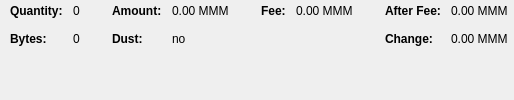
                                            <widget class="QWidget" name="widgetCoinControl" native="true">
                                                <property name="sizePolicy">
                                                    <sizepolicy hsizetype="Preferred" vsizetype="Preferred">
                                                        <horstretch>0</horstretch>
                                                        <verstretch>0</verstretch>
                                                    </sizepolicy>
                                                </property>
                                                <property name="minimumSize">
                                                    <size>
                                                        <width>0</width>
                                                        <height>0</height>
                                                    </size>
                                                </property>
                                                <property name="styleSheet">
                                                    <string notr="true"/>
                                                </property>
                                                <layout class="QHBoxLayout" name="horizontalLayoutCoinControl5">
                                                    <property name="leftMargin">
                                                        <number>0</number>
                                                    </property>
                                                    <property name="topMargin">
                                                        <number>0</number>
                                                    </property>
                                                    <property name="rightMargin">
                                                        <number>0</number>
                                                    </property>
                                                    <property name="bottomMargin">
                                                        <number>0</number>
                                                    </property>
                                                    <item>
                                                        <layout class="QHBoxLayout" name="horizontalLayoutCoinControl3" stretch="0,0,0,1">
                                                            <property name="spacing">
                                                                <number>20</number>
                                                            </property>
                                                            <property name="topMargin">
                                                                <number>0</number>
                                                            </property>
                                                            <property name="bottomMargin">
                                                                <number>10</number>
                                                            </property>
                                                            <item>
                                                                <layout class="QFormLayout" name="formLayoutCoinControl1">
                                                                    <property name="horizontalSpacing">
                                                                        <number>10</number>
                                                                    </property>
                                                                    <property name="verticalSpacing">
                                                                        <number>14</number>
                                                                    </property>
                                                                    <property name="leftMargin">
                                                                        <number>10</number>
                                                                    </property>
                                                                    <property name="topMargin">
                                                                        <number>4</number>
                                                                    </property>
                                                                    <property name="rightMargin">
                                                                        <number>6</number>
                                                                    </property>
                                                                    <item row="0" column="0">
                                                                        <widget class="QLabel" name="labelCoinControlQuantityText">
                                                                            <property name="font">
                                                                                <font>
                                                                                    <weight>75</weight>
                                                                                    <bold>true</bold>
                                                                                </font>
                                                                            </property>
                                                                            <property name="text">
                                                                                <string>Quantity:</string>
                                                                            </property>
                                                                            <property name="margin">
                                                                                <number>0</number>
                                                                            </property>
                                                                        </widget>
                                                                    </item>
                                                                    <item row="0" column="1">
                                                                        <widget class="QLabel" name="labelCoinControlQuantity">
                                                                            <property name="cursor">
                                                                                <cursorShape>IBeamCursor</cursorShape>
                                                                            </property>
                                                                            <property name="contextMenuPolicy">
                                                                                <enum>Qt::ActionsContextMenu</enum>
                                                                            </property>
                                                                            <property name="text">
                                                                                <string notr="true">0</string>
                                                                            </property>
                                                                            <property name="margin">
                                                                                <number>0</number>
                                                                            </property>
                                                                            <property name="textInteractionFlags">
                                                                                <set>Qt::LinksAccessibleByMouse|Qt::TextSelectableByKeyboard|Qt::TextSelectableByMouse</set>
                                                                            </property>
                                                                        </widget>
                                                                    </item>
                                                                    <item row="1" column="0">
                                                                        <widget class="QLabel" name="labelCoinControlBytesText">
                                                                            <property name="font">
                                                                                <font>
                                                                                    <weight>75</weight>
                                                                                    <bold>true</bold>
                                                                                </font>
                                                                            </property>
                                                                            <property name="text">
                                                                                <string>Bytes:</string>
                                                                            </property>
                                                                        </widget>
                                                                    </item>
                                                                    <item row="1" column="1">
                                                                        <widget class="QLabel" name="labelCoinControlBytes">
                                                                            <property name="cursor">
                                                                                <cursorShape>IBeamCursor</cursorShape>
                                                                            </property>
                                                                            <property name="contextMenuPolicy">
                                                                                <enum>Qt::ActionsContextMenu</enum>
                                                                            </property>
                                                                            <property name="text">
                                                                                <string notr="true">0</string>
                                                                            </property>
                                                                            <property name="textInteractionFlags">
                                                                                <set>Qt::LinksAccessibleByMouse|Qt::TextSelectableByKeyboard|Qt::TextSelectableByMouse</set>
                                                                            </property>
                                                                        </widget>
                                                                    </item>
                                                                </layout>
                                                            </item>
                                                            <item>
                                                                <layout class="QFormLayout" name="formLayoutCoinControl2">
                                                                    <property name="horizontalSpacing">
                                                                        <number>10</number>
                                                                    </property>
                                                                    <property name="verticalSpacing">
                                                                        <number>14</number>
                                                                    </property>
                                                                    <property name="leftMargin">
                                                                        <number>6</number>
                                                                    </property>
                                                                    <property name="topMargin">
                                                                        <number>4</number>
                                                                    </property>
                                                                    <property name="rightMargin">
                                                                        <number>6</number>
                                                                    </property>
                                                                    <item row="0" column="0">
                                                                        <widget class="QLabel" name="labelCoinControlAmountText">
                                                                            <property name="font">
                                                                                <font>
                                                                                    <weight>75</weight>
                                                                                    <bold>true</bold>
                                                                                </font>
                                                                            </property>
                                                                            <property name="text">
                                                                                <string>Amount:</string>
                                                                            </property>
                                                                            <property name="margin">
                                                                                <number>0</number>
                                                                            </property>
                                                                        </widget>
                                                                    </item>
                                                                    <item row="0" column="1">
                                                                        <widget class="QLabel" name="labelCoinControlAmount">
                                                                            <property name="cursor">
                                                                                <cursorShape>IBeamCursor</cursorShape>
                                                                            </property>
                                                                            <property name="contextMenuPolicy">
                                                                                <enum>Qt::ActionsContextMenu</enum>
                                                                            </property>
                                                                            <property name="text">
                                                                                <string notr="true">0.00 MMM</string>
                                                                            </property>
                                                                            <property name="textInteractionFlags">
                                                                                <set>Qt::LinksAccessibleByMouse|Qt::TextSelectableByKeyboard|Qt::TextSelectableByMouse</set>
                                                                            </property>
                                                                        </widget>
                                                                    </item>
                                                                    <item row="1" column="0">
                                                                        <widget class="QLabel" name="labelCoinControlLowOutputText">
                                                                            <property name="font">
                                                                                <font>
                                                                                    <weight>75</weight>
                                                                                    <bold>true</bold>
                                                                                </font>
                                                                            </property>
                                                                            <property name="text">
                                                                                <string>Dust:</string>
                                                                            </property>
                                                                        </widget>
                                                                    </item>
                                                                    <item row="1" column="1">
                                                                        <widget class="QLabel" name="labelCoinControlLowOutput">
                                                                            <property name="cursor">
                                                                                <cursorShape>IBeamCursor</cursorShape>
                                                                            </property>
                                                                            <property name="contextMenuPolicy">
                                                                                <enum>Qt::ActionsContextMenu</enum>
                                                                            </property>
                                                                            <property name="text">
                                                                                <string notr="true">no</string>
                                                                            </property>
                                                                            <property name="textInteractionFlags">
                                                                                <set>Qt::LinksAccessibleByMouse|Qt::TextSelectableByKeyboard|Qt::TextSelectableByMouse</set>
                                                                            </property>
                                                                        </widget>
                                                                    </item>
                                                                </layout>
                                                            </item>
                                                            <item>
                                                                <layout class="QFormLayout" name="formLayoutCoinControl3">
                                                                    <property name="horizontalSpacing">
                                                                        <number>10</number>
                                                                    </property>
                                                                    <property name="verticalSpacing">
                                                                        <number>14</number>
                                                                    </property>
                                                                    <property name="leftMargin">
                                                                        <number>6</number>
                                                                    </property>
                                                                    <property name="topMargin">
                                                                        <number>4</number>
                                                                    </property>
                                                                    <property name="rightMargin">
                                                                        <number>6</number>
                                                                    </property>
                                                                    <item row="0" column="0">
                                                                        <widget class="QLabel" name="labelCoinControlFeeText">
                                                                            <property name="font">
                                                                                <font>
                                                                                    <weight>75</weight>
                                                                                    <bold>true</bold>
                                                                                </font>
                                                                            </property>
                                                                            <property name="text">
                                                                                <string>Fee:</string>
                                                                            </property>
                                                                            <property name="margin">
                                                                                <number>0</number>
                                                                            </property>
                                                                        </widget>
                                                                    </item>
                                                                    <item row="0" column="1">
                                                                        <widget class="QLabel" name="labelCoinControlFee">
                                                                            <property name="cursor">
                                                                                <cursorShape>IBeamCursor</cursorShape>
                                                                            </property>
                                                                            <property name="contextMenuPolicy">
                                                                                <enum>Qt::ActionsContextMenu</enum>
                                                                            </property>
                                                                            <property name="text">
                                                                                <string notr="true">0.00 MMM</string>
                                                                            </property>
                                                                            <property name="textInteractionFlags">
                                                                                <set>Qt::LinksAccessibleByMouse|Qt::TextSelectableByKeyboard|Qt::TextSelectableByMouse</set>
                                                                            </property>
                                                                        </widget>
                                                                    </item>
                                                                </layout>
                                                            </item>
                                                            <item>
                                                                <layout class="QFormLayout" name="formLayoutCoinControl4">
                                                                    <property name="horizontalSpacing">
                                                                        <number>10</number>
                                                                    </property>
                                                                    <property name="verticalSpacing">
                                                                        <number>14</number>
                                                                    </property>
                                                                    <property name="leftMargin">
                                                                        <number>6</number>
                                                                    </property>
                                                                    <property name="topMargin">
                                                                        <number>4</number>
                                                                    </property>
                                                                    <property name="rightMargin">
                                                                        <number>6</number>
                                                                    </property>
                                                                    <item row="0" column="0">
                                                                        <widget class="QLabel" name="labelCoinControlAfterFeeText">
                                                                            <property name="font">
                                                                                <font>
                                                                                    <weight>75</weight>
                                                                                    <bold>true</bold>
                                                                                </font>
                                                                            </property>
                                                                            <property name="text">
                                                                                <string>After Fee:</string>
                                                                            </property>
                                                                            <property name="margin">
                                                                                <number>0</number>
                                                                            </property>
                                                                        </widget>
                                                                    </item>
                                                                    <item row="0" column="1">
                                                                        <widget class="QLabel" name="labelCoinControlAfterFee">
                                                                            <property name="cursor">
                                                                                <cursorShape>IBeamCursor</cursorShape>
                                                                            </property>
                                                                            <property name="contextMenuPolicy">
                                                                                <enum>Qt::ActionsContextMenu</enum>
                                                                            </property>
                                                                            <property name="text">
                                                                                <string notr="true">0.00 MMM</string>
                                                                            </property>
                                                                            <property name="textInteractionFlags">
                                                                                <set>Qt::LinksAccessibleByMouse|Qt::TextSelectableByKeyboard|Qt::TextSelectableByMouse</set>
                                                                            </property>
                                                                        </widget>
                                                                    </item>
                                                                    <item row="1" column="0">
                                                                        <widget class="QLabel" name="labelCoinControlChangeText">
                                                                            <property name="font">
                                                                                <font>
                                                                                    <weight>75</weight>
                                                                                    <bold>true</bold>
                                                                                </font>
                                                                            </property>
                                                                            <property name="text">
                                                                                <string>Change:</string>
                                                                            </property>
                                                                        </widget>
                                                                    </item>
                                                                    <item row="1" column="1">
                                                                        <widget class="QLabel" name="labelCoinControlChange">
                                                                            <property name="cursor">
                                                                                <cursorShape>IBeamCursor</cursorShape>
                                                                            </property>
                                                                            <property name="contextMenuPolicy">
                                                                                <enum>Qt::ActionsContextMenu</enum>
                                                                            </property>
                                                                            <property name="text">
                                                                                <string notr="true">0.00 MMM</string>
                                                                            </property>
                                                                            <property name="textInteractionFlags">
                                                                                <set>Qt::LinksAccessibleByMouse|Qt::TextSelectableByKeyboard|Qt::TextSelectableByMouse</set>
                                                                            </property>
                                                                        </widget>
                                                                    </item>
                                                                </layout>
                                                            </item>
                                                        </layout>
                                                    </item>
                                                </layout>
                                            </widget>
